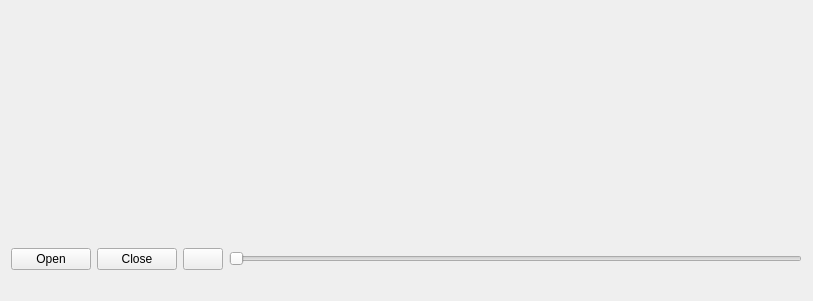
<?xml version="1.0" encoding="UTF-8"?>
<ui version="4.0">
 <class>AwVideoPlayerUi</class>
 <widget class="QWidget" name="AwVideoPlayerUi">
  <property name="geometry">
   <rect>
    <x>0</x>
    <y>0</y>
    <width>813</width>
    <height>301</height>
   </rect>
  </property>
  <property name="windowTitle">
   <string>Form</string>
  </property>
  <layout class="QVBoxLayout" name="verticalLayout" stretch="1,0,0">
   <item>
    <widget class="QWidget" name="widget" native="true">
     <property name="sizePolicy">
      <sizepolicy hsizetype="Expanding" vsizetype="Expanding">
       <horstretch>0</horstretch>
       <verstretch>0</verstretch>
      </sizepolicy>
     </property>
    </widget>
   </item>
   <item>
    <layout class="QHBoxLayout" name="horizontalLayout">
     <item>
      <widget class="QPushButton" name="buttonOpen">
       <property name="text">
        <string>Open</string>
       </property>
      </widget>
     </item>
     <item>
      <widget class="QPushButton" name="buttonClose">
       <property name="text">
        <string>Close</string>
       </property>
      </widget>
     </item>
     <item>
      <widget class="QPushButton" name="buttonPlay">
       <property name="text">
        <string/>
       </property>
      </widget>
     </item>
     <item>
      <widget class="QSlider" name="slider">
       <property name="orientation">
        <enum>Qt::Horizontal</enum>
       </property>
      </widget>
     </item>
    </layout>
   </item>
   <item>
    <widget class="QLabel" name="label">
     <property name="sizePolicy">
      <sizepolicy hsizetype="Preferred" vsizetype="Maximum">
       <horstretch>0</horstretch>
       <verstretch>0</verstretch>
      </sizepolicy>
     </property>
     <property name="text">
      <string/>
     </property>
    </widget>
   </item>
  </layout>
 </widget>
 <resources/>
 <connections/>
</ui>
